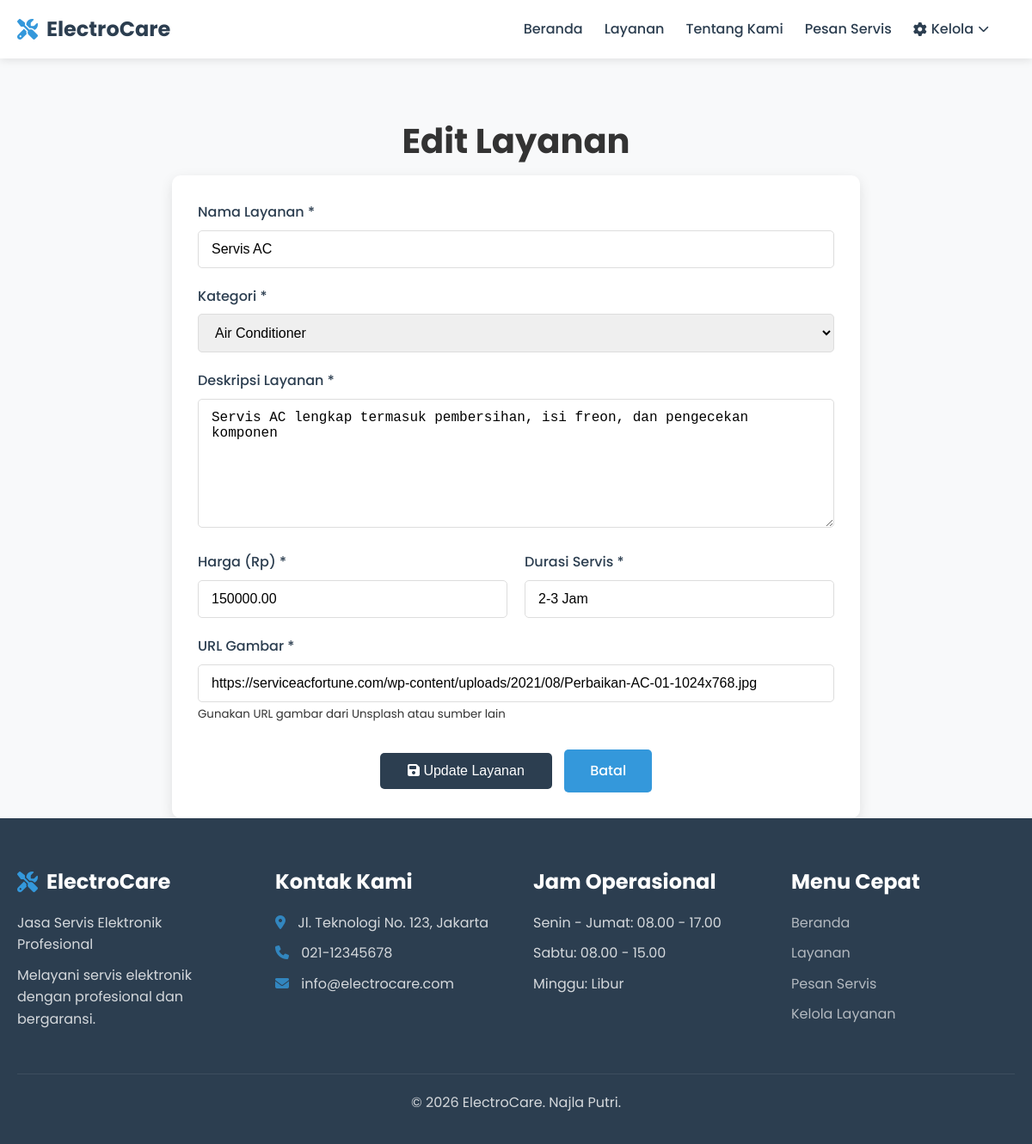
The app's page /kelola_layanan.php?edit=1 with its own data.
### tables this page shows
CREATE TABLE `services` (
  `id` int(11) NOT NULL,
  `name` varchar(100) NOT NULL,
  `description` text DEFAULT NULL,
  `price` decimal(10,2) NOT NULL,
  `image_url` varchar(255) DEFAULT NULL,
  `category` varchar(50) DEFAULT NULL,
  `duration` varchar(50) DEFAULT NULL,
  `created_at` timestamp NOT NULL DEFAULT current_timestamp()
);

### kelola_layanan.php (the view, shortened to what this page needs)
<?php
require_once 'includes/database.php';
$edit_mode = false;
$edit_data = null;
if (isset($_GET['edit'])) {
    $edit_id = mysqli_real_escape_string($conn, $_GET['edit']);
    $edit_query = "SELECT * FROM services WHERE id = '$edit_id'";
    $edit_result = mysqli_query($conn, $edit_query);
    if (mysqli_num_rows($edit_result) > 0) {
        $edit_mode = true;
        $edit_data = mysqli_fetch_assoc($edit_result);
    }
}
$manage_mode = (isset($_GET['action']) && $_GET['action'] == 'manage' && !isset($_GET['edit']));
?>
<?php
if ($edit_mode) {
    $page_title = "Edit Layanan";
} elseif ($manage_mode) {
    $page_title = "Kelola Layanan";
} else {
    $page_title = "Tambah Layanan";
}
include 'includes/header.php';
?>
<div class="container admin-container">
    <h1 class="text-center"><?php echo $page_title; ?></h1>
    <?php if ($edit_mode || !$manage_mode): ?>
    <div class="form-container" style="max-width: 800px;">
        <form method="POST" action="">
            <div class="form-group">
                <label for="name">Nama Layanan *</label>
                <input type="text" name="name" id="name" class="form-control"
                       value="<?php echo $edit_mode ? htmlspecialchars($edit_data['name']) : ''; ?>" required>
            </div>
            <div class="form-group">
                <label for="category">Kategori *</label>
                <select name="category" id="category" class="form-control" required>
                    <option value="Air Conditioner" <?php echo ($edit_mode && $edit_data['category'] == 'Air Conditioner') ? 'selected' : ''; ?>>Air Conditioner</option>
                </select>
            </div>
            <div class="form-group">
                <label for="description">Deskripsi Layanan *</label>
                <textarea name="description" id="description" class="form-control" rows="4" required><?php echo $edit_mode ? htmlspecialchars($edit_data['description']) : ''; ?></textarea>
            </div>
            <div style="display: grid; grid-template-columns: 1fr 1fr; gap: 20px;">
                <div class="form-group">
                    <label for="price">Harga (Rp) *</label>
                    <input type="number" name="price" id="price" class="form-control" min="0"
                           value="<?php echo $edit_mode ? $edit_data['price'] : ''; ?>" required>
                </div>
                <div class="form-group">
                    <label for="duration">Durasi Servis *</label>
                    <input type="text" name="duration" id="duration" class="form-control"
                           value="<?php echo $edit_mode ? htmlspecialchars($edit_data['duration']) : ''; ?>" placeholder="Contoh: 2-3 Jam" required>
                </div>
            </div>
            <div class="form-group">
                <label for="image_url">URL Gambar *</label>
                <input type="url" name="image_url" id="image_url" class="form-control"
                       value="<?php echo $edit_mode ? htmlspecialchars($edit_data['image_url']) : ''; ?>" required>
                <small>Gunakan URL gambar dari Unsplash atau sumber lain</small>
            </div>
            <div class="text-center" style="margin-top: 30px;">
                <button type="submit" class="btn-primary" style="width: 200px;">
                    <i class="fas fa-save"></i> <?php echo $edit_mode ? 'Update Layanan' : 'Simpan Layanan'; ?>
                </button>
                <a href="kelola_layanan.php?action=manage" class="btn-secondary" style="margin-left: 10px;">Batal</a>
            </div>
        </form>
    </div>
    <?php endif; ?>
</div>
<?php include 'includes/footer.php'; ?>

### css/style.css (style rules this page uses)
* { margin: 0; padding: 0; box-sizing: border-box; }
body { font-family: 'Poppins', sans-serif; line-height: 1.6; color: #333; background-color: #f8f9fa; }
.container { width: 100%; max-width: 1200px; margin: 0 auto; padding: 0 20px; }
h1, h2, h3, h4 { font-weight: 700; line-height: 1.2; margin-bottom: 1rem; }
h1 { font-size: 2.5rem; }
.btn-primary, .btn-secondary, .btn-service { display: inline-block; padding: 12px 30px; border-radius: 5px; text-decoration: none; font-weight: 500; transition: all 0.3s ease; border: none; cursor: pointer; font-size: 1rem; }
.btn-primary { background-color: #2c3e50; color: white; }
.btn-secondary { background-color: #3498db; color: white; margin-left: 10px; }
.text-center { text-align: center; margin-top: 40px; }
.form-container { max-width: 600px; margin: 0 auto; padding: 30px; background-color: white; border-radius: 10px; box-shadow: 0 5px 15px rgba(0,0,0,0.1); }
.form-group { margin-bottom: 20px; }
.form-group label { display: block; margin-bottom: 8px; font-weight: 500; color: #2c3e50; }
.form-control { width: 100%; padding: 12px 15px; border: 1px solid #ddd; border-radius: 5px; font-size: 1rem; transition: border-color 0.3s; }
textarea.form-control { min-height: 150px; resize: vertical; }
.admin-container { padding-top: 100px; min-height: calc(100vh - 300px); }

### records on screen
services: name "Servis AC", category "Air Conditioner", description "Servis AC lengkap termasuk pembersihan, isi freon, dan pengecekan komponen", price "150000.00", duration "2-3 Jam", image_url "https://serviceacfortune.com/wp-content/uploads/2021/08/Perbaikan-AC-01-1024x768.jpg"

### other values on screen
SITE_NAME "ElectroCare"
$page_title "Edit Layanan"
SITE_TAGLINE "Jasa Servis Elektronik Profesional"
